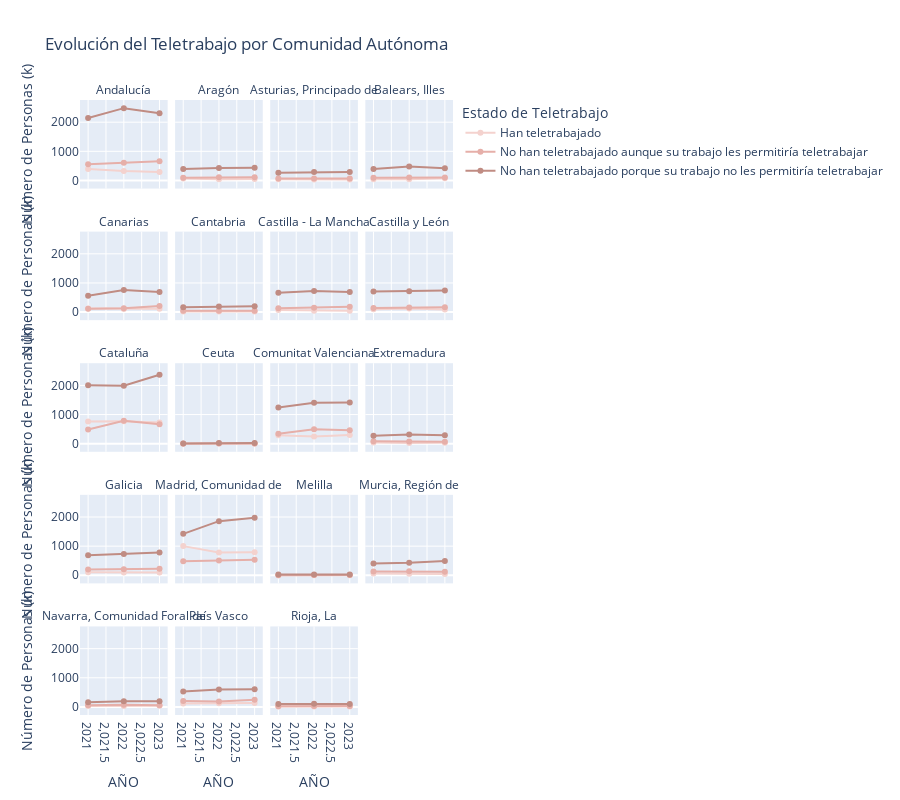

The notebook cell this image was saved under:
### Code cell
custom_palette = ['#F4D2CE', '#E6AFA9', '#C08C83']

# Gráfico de líneas con facetas para múltiples comunidades autónomas en una sola visualización
fig = px.line(df_final, x='AÑO', 
              y=['Han teletrabajado', 
                 'No han teletrabajado aunque su trabajo les permitiría teletrabajar', 
                 'No han teletrabajado porque su trabajo no les permitiría teletrabajar'],
              facet_col='Comunidad autónoma', facet_col_wrap=4,  # Agrupar en una cuadrícula de 4 columnas
              title="Evolución del Teletrabajo por Comunidad Autónoma",
              labels={'value': 'Número de Personas (k)', 'variable': 'Estado de Teletrabajo'},
              color_discrete_sequence=custom_palette,  # Usar la paleta personalizada
              markers=True)

# Ajustes adicionales
fig.update_layout(height=800, showlegend=True)  # Ajustar altura del gráfico
fig.for_each_yaxis(lambda yaxis: yaxis.update(tickformat=".0fk"))  # Formato en miles (k) para el eje y
fig.for_each_annotation(lambda a: a.update(text=a.text.split("=")[-1]))  # Simplificar los títulos de cada faceta

fig.show()
